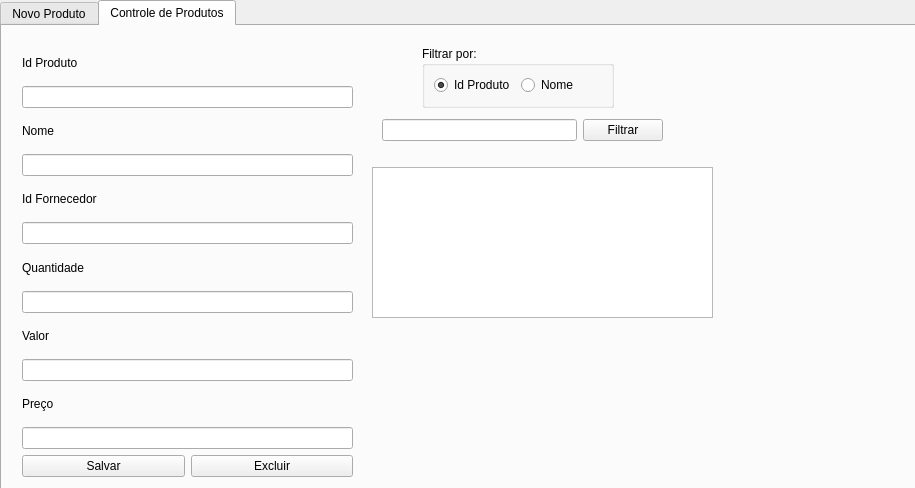
<?xml version="1.0" encoding="UTF-8"?>
<ui version="4.0">
 <class>gestao_estoque</class>
 <widget class="QDialog" name="gestao_estoque">
  <property name="geometry">
   <rect>
    <x>0</x>
    <y>0</y>
    <width>915</width>
    <height>488</height>
   </rect>
  </property>
  <property name="windowTitle">
   <string>Dialog</string>
  </property>
  <widget class="QTabWidget" name="tabWidget">
   <property name="geometry">
    <rect>
     <x>0</x>
     <y>0</y>
     <width>921</width>
     <height>491</height>
    </rect>
   </property>
   <property name="currentIndex">
    <number>1</number>
   </property>
   <widget class="QWidget" name="NovoProduto">
    <attribute name="title">
     <string>Novo Produto</string>
    </attribute>
    <widget class="QWidget" name="horizontalLayoutWidget">
     <property name="geometry">
      <rect>
       <x>220</x>
       <y>200</y>
       <width>481</width>
       <height>31</height>
      </rect>
     </property>
     <layout class="QHBoxLayout" name="horizontalLayout">
      <item>
       <widget class="QLineEdit" name="l_Preco"/>
      </item>
      <item>
       <spacer name="horizontalSpacer_2">
        <property name="orientation">
         <enum>Qt::Horizontal</enum>
        </property>
        <property name="sizeHint" stdset="0">
         <size>
          <width>40</width>
          <height>20</height>
         </size>
        </property>
       </spacer>
      </item>
      <item>
       <widget class="QLineEdit" name="l_Valor"/>
      </item>
      <item>
       <spacer name="horizontalSpacer_3">
        <property name="orientation">
         <enum>Qt::Horizontal</enum>
        </property>
        <property name="sizeHint" stdset="0">
         <size>
          <width>40</width>
          <height>20</height>
         </size>
        </property>
       </spacer>
      </item>
      <item>
       <widget class="QLineEdit" name="l_Qtd_estoque"/>
      </item>
     </layout>
    </widget>
    <widget class="QWidget" name="horizontalLayoutWidget_2">
     <property name="geometry">
      <rect>
       <x>220</x>
       <y>70</y>
       <width>481</width>
       <height>31</height>
      </rect>
     </property>
     <layout class="QHBoxLayout" name="horizontalLayout_2">
      <item>
       <widget class="QLineEdit" name="l_id_produto"/>
      </item>
      <item>
       <spacer name="horizontalSpacer_4">
        <property name="orientation">
         <enum>Qt::Horizontal</enum>
        </property>
        <property name="sizeHint" stdset="0">
         <size>
          <width>40</width>
          <height>20</height>
         </size>
        </property>
       </spacer>
      </item>
      <item>
       <widget class="QLineEdit" name="l_Nome"/>
      </item>
      <item>
       <spacer name="horizontalSpacer_5">
        <property name="orientation">
         <enum>Qt::Horizontal</enum>
        </property>
        <property name="sizeHint" stdset="0">
         <size>
          <width>40</width>
          <height>20</height>
         </size>
        </property>
       </spacer>
      </item>
      <item>
       <widget class="QLineEdit" name="l_Id_fornecedor"/>
      </item>
     </layout>
    </widget>
    <widget class="QWidget" name="horizontalLayoutWidget_3">
     <property name="geometry">
      <rect>
       <x>360</x>
       <y>310</y>
       <width>221</width>
       <height>41</height>
      </rect>
     </property>
     <layout class="QHBoxLayout" name="horizontalLayout_3">
      <item>
       <widget class="QPushButton" name="Novo_produto">
        <property name="text">
         <string>Limpar Campos</string>
        </property>
       </widget>
      </item>
      <item>
       <spacer name="horizontalSpacer">
        <property name="orientation">
         <enum>Qt::Horizontal</enum>
        </property>
        <property name="sizeHint" stdset="0">
         <size>
          <width>40</width>
          <height>20</height>
         </size>
        </property>
       </spacer>
      </item>
      <item>
       <widget class="QPushButton" name="Cadastrar">
        <property name="text">
         <string>Cadastrar</string>
        </property>
       </widget>
      </item>
     </layout>
    </widget>
    <widget class="QLabel" name="label">
     <property name="geometry">
      <rect>
       <x>240</x>
       <y>110</y>
       <width>54</width>
       <height>17</height>
      </rect>
     </property>
     <property name="text">
      <string/>
     </property>
    </widget>
    <widget class="QLabel" name="label_2">
     <property name="geometry">
      <rect>
       <x>440</x>
       <y>100</y>
       <width>54</width>
       <height>17</height>
      </rect>
     </property>
     <property name="text">
      <string>Nome </string>
     </property>
    </widget>
    <widget class="QLabel" name="label_3">
     <property name="geometry">
      <rect>
       <x>600</x>
       <y>100</y>
       <width>111</width>
       <height>20</height>
      </rect>
     </property>
     <property name="text">
      <string>Id  Fornecedor</string>
     </property>
    </widget>
    <widget class="QLabel" name="label_4">
     <property name="geometry">
      <rect>
       <x>440</x>
       <y>230</y>
       <width>54</width>
       <height>17</height>
      </rect>
     </property>
     <property name="text">
      <string>Valor</string>
     </property>
    </widget>
    <widget class="QLabel" name="label_5">
     <property name="geometry">
      <rect>
       <x>240</x>
       <y>230</y>
       <width>54</width>
       <height>17</height>
      </rect>
     </property>
     <property name="text">
      <string>Preço</string>
     </property>
    </widget>
    <widget class="QLabel" name="label_6">
     <property name="geometry">
      <rect>
       <x>590</x>
       <y>230</y>
       <width>121</width>
       <height>20</height>
      </rect>
     </property>
     <property name="text">
      <string>Quantidade Estoque</string>
     </property>
    </widget>
    <widget class="QLabel" name="label_7">
     <property name="geometry">
      <rect>
       <x>240</x>
       <y>100</y>
       <width>61</width>
       <height>20</height>
      </rect>
     </property>
     <property name="text">
      <string>Id Produto</string>
     </property>
    </widget>
   </widget>
   <widget class="QWidget" name="ControleProdutos">
    <attribute name="title">
     <string>Controle de Produtos</string>
    </attribute>
    <widget class="QTableWidget" name="tableWidget">
     <property name="geometry">
      <rect>
       <x>370</x>
       <y>141</y>
       <width>341</width>
       <height>151</height>
      </rect>
     </property>
    </widget>
    <widget class="QWidget" name="layoutWidget">
     <property name="geometry">
      <rect>
       <x>380</x>
       <y>90</y>
       <width>281</width>
       <height>29</height>
      </rect>
     </property>
     <layout class="QHBoxLayout" name="horizontalLayout_6">
      <item>
       <widget class="QLineEdit" name="lineEdit_3"/>
      </item>
      <item>
       <widget class="QPushButton" name="push_filtrar">
        <property name="text">
         <string>Filtrar</string>
        </property>
       </widget>
      </item>
     </layout>
    </widget>
    <widget class="QWidget" name="layoutWidget">
     <property name="geometry">
      <rect>
       <x>20</x>
       <y>20</y>
       <width>331</width>
       <height>431</height>
      </rect>
     </property>
     <layout class="QVBoxLayout" name="verticalLayout_3">
      <item>
       <layout class="QVBoxLayout" name="verticalLayout">
        <item>
         <widget class="QLabel" name="label_8">
          <property name="text">
           <string>Id Produto</string>
          </property>
         </widget>
        </item>
        <item>
         <widget class="QLineEdit" name="g_id_produto"/>
        </item>
       </layout>
      </item>
      <item>
       <layout class="QVBoxLayout" name="verticalLayout_2">
        <item>
         <widget class="QLabel" name="label_9">
          <property name="text">
           <string>Nome</string>
          </property>
         </widget>
        </item>
        <item>
         <widget class="QLineEdit" name="g_nome_produto"/>
        </item>
       </layout>
      </item>
      <item>
       <layout class="QVBoxLayout" name="verticalLayout_4">
        <item>
         <widget class="QLabel" name="label_10">
          <property name="text">
           <string>Id Fornecedor</string>
          </property>
         </widget>
        </item>
        <item>
         <widget class="QLineEdit" name="g_id_fornecedor"/>
        </item>
       </layout>
      </item>
      <item>
       <layout class="QVBoxLayout" name="verticalLayout_5">
        <item>
         <widget class="QLabel" name="label_11">
          <property name="text">
           <string>Quantidade</string>
          </property>
         </widget>
        </item>
        <item>
         <widget class="QLineEdit" name="g_qtd_produto"/>
        </item>
       </layout>
      </item>
      <item>
       <layout class="QVBoxLayout" name="verticalLayout_6">
        <item>
         <widget class="QLabel" name="label_12">
          <property name="text">
           <string>Valor</string>
          </property>
         </widget>
        </item>
        <item>
         <widget class="QLineEdit" name="g_valor_produto"/>
        </item>
       </layout>
      </item>
      <item>
       <layout class="QVBoxLayout" name="verticalLayout_7">
        <item>
         <widget class="QLabel" name="label_13">
          <property name="text">
           <string>Preço</string>
          </property>
         </widget>
        </item>
        <item>
         <widget class="QLineEdit" name="g_preco_produto"/>
        </item>
       </layout>
      </item>
      <item>
       <layout class="QHBoxLayout" name="horizontalLayout_4">
        <item>
         <widget class="QPushButton" name="push_salvar">
          <property name="text">
           <string>Salvar</string>
          </property>
         </widget>
        </item>
        <item>
         <widget class="QPushButton" name="push_excluir">
          <property name="text">
           <string>Excluir</string>
          </property>
         </widget>
        </item>
       </layout>
      </item>
     </layout>
    </widget>
    <widget class="QWidget" name="layoutWidget">
     <property name="geometry">
      <rect>
       <x>420</x>
       <y>20</y>
       <width>192</width>
       <height>62</height>
      </rect>
     </property>
     <layout class="QVBoxLayout" name="verticalLayout_9">
      <item>
       <layout class="QVBoxLayout" name="verticalLayout_8">
        <item>
         <widget class="QGroupBox" name="groupBox">
          <property name="title">
           <string>Filtrar por:</string>
          </property>
          <layout class="QHBoxLayout" name="horizontalLayout_5">
           <item>
            <widget class="QRadioButton" name="rb_g_produto">
             <property name="text">
              <string>Id Produto</string>
             </property>
             <property name="checked">
              <bool>true</bool>
             </property>
            </widget>
           </item>
           <item>
            <widget class="QRadioButton" name="rb_g_nome">
             <property name="text">
              <string>Nome</string>
             </property>
            </widget>
           </item>
          </layout>
         </widget>
        </item>
       </layout>
      </item>
     </layout>
    </widget>
   </widget>
  </widget>
 </widget>
 <resources/>
 <connections/>
</ui>
